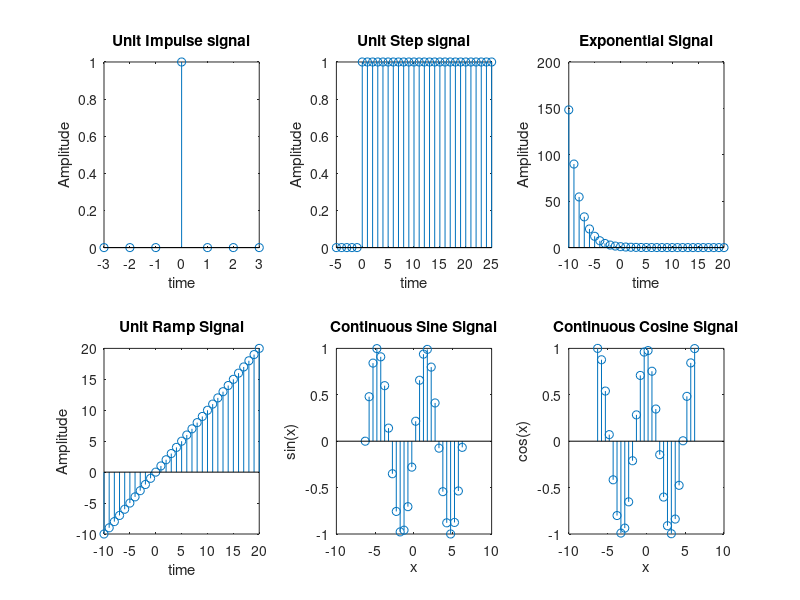

Source code (MATLAB):
clc;
clear all; 
close all;

t1=-3:1:3;
x1=[0,0,0,1,0,0,0];

%Unit Impulse Signal 
subplot(2,3,1); plot(t1,x1);
xlabel('time'); ylabel('Amplitude');
title('Unit Impulse signal');

%Unit Step Signal 
t2=-5:1:25;
x2=[zeros(1,5),ones(1,26)];
subplot(2,3,2);
plot(t2,x2);
xlabel('time'); ylabel('Amplitude');
title('Unit Step signal');

%Exponential Signal 
t3=-10:1:20;
x3=exp(-1*0.5*t3); 
subplot(2,3,3); plot(t3,x3);
xlabel('time'); ylabel('Amplitude');
title('Exponential Signal');

%Unit Ramp Signal 
t4=-10:1:20;
x4=t4;
subplot(2,3,4); plot(t4,x4);
xlabel('time'); ylabel('Amplitude');
title('Unit Ramp Signal');

%Sine Signal
x=(-2*pi:0.5:2*pi); 
y=sin(x); 
subplot(2,3,5) ;plot(x,y); 
xlabel('x');
ylabel('sin(x)'); 
title('Continuous Sine Signal');
 
%Cosine Signal
x=(-2*pi:0.5:2*pi);
z=cos(x); 
subplot(2,3,6);
plot(x,z);
xlabel('x');
ylabel('cos(x)');
title('Continuous Cosine Signal');

%------------------------------------------------------%
%waveform generation
%DT Signal
%Unit Impulse

clc;
clear all; 
close all; 
t1=-3:1:3; x1=[0,0,0,1,0,0,0];
subplot(2,3,1); 
stem(t1,x1)
xlabel('time');
ylabel('Amplitude');
title('Unit Impulse signal');

%Unit Step Signal 
t2=-5:1:25;
x2=[zeros(1,5),ones(1,26)];
subplot(2,3,2);
stem(t2,x2)
xlabel('time'); ylabel('Amplitude');
title('Unit Step signal');

%Exponential Signal a=input('Enter the value of a');
t3=-10:1:20;
x3=exp(-1*0.5*t3);
subplot(2,3,3);
stem(t3,x3)
xlabel('time'); ylabel('Amplitude');
title('Exponential Signal');

%Unit Ramp Signal
t4=-10:1:20;
x4=t4; 
subplot(2,3,4);
stem(t4,x4)
xlabel('time'); ylabel('Amplitude');
title('Unit Ramp Signal');

%Sine Signal
x=(-2*pi:0.5:2*pi);
y=sin(x);
subplot(2,3,5)
stem(x,y)
xlabel('x');
ylabel('sin(x)');
title('Continuous Sine Signal');

%Cosine Signal
x=(-2*pi:0.5:2*pi);
z=cos(x); 
subplot(2,3,6);
stem(x,z);
xlabel('x');
ylabel('cos(x)'); 
title('Continuous Cosine Signal');





